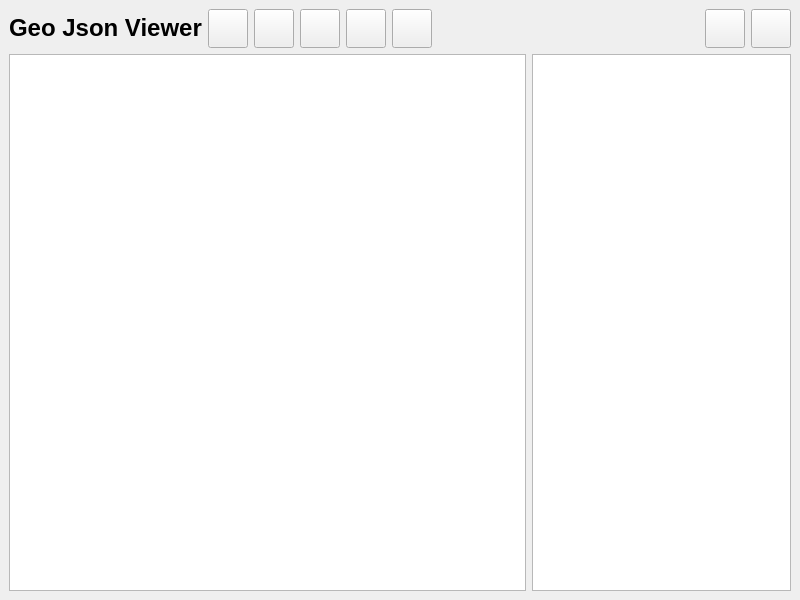
<?xml version="1.0" encoding="UTF-8"?>
<ui version="4.0">
 <class>MainWindow</class>
 <widget class="QMainWindow" name="MainWindow">
  <property name="geometry">
   <rect>
    <x>0</x>
    <y>0</y>
    <width>800</width>
    <height>600</height>
   </rect>
  </property>
  <property name="windowTitle">
   <string>Geo Json Viewer</string>
  </property>
  <widget class="QWidget" name="central_widget">
   <layout class="QVBoxLayout" name="verticalLayout">
    <item>
     <layout class="QHBoxLayout" name="horizontalLayout">
      <item>
       <widget class="QLabel" name="label">
        <property name="text">
         <string>&lt;html&gt;&lt;head/&gt;&lt;body&gt;&lt;p&gt;&lt;span style=&quot; font-size:18pt; font-weight:600;&quot;&gt;Geo Json Viewer&lt;/span&gt;&lt;/p&gt;&lt;/body&gt;&lt;/html&gt;</string>
        </property>
       </widget>
      </item>
      <item>
       <widget class="QToolButton" name="point_button">
        <property name="text">
         <string/>
        </property>
        <property name="icon">
         <iconset resource="GeoJsonViewer.qrc">
          <normaloff>:/Resources/icons8-select-90.png</normaloff>:/Resources/icons8-select-90.png</iconset>
        </property>
        <property name="iconSize">
         <size>
          <width>32</width>
          <height>32</height>
         </size>
        </property>
       </widget>
      </item>
      <item>
       <widget class="QToolButton" name="line_string_button">
        <property name="text">
         <string/>
        </property>
        <property name="icon">
         <iconset resource="GeoJsonViewer.qrc">
          <normaloff>:/Resources/icons8-polyline-90.png</normaloff>:/Resources/icons8-polyline-90.png</iconset>
        </property>
        <property name="iconSize">
         <size>
          <width>32</width>
          <height>32</height>
         </size>
        </property>
       </widget>
      </item>
      <item>
       <widget class="QToolButton" name="polygon_button">
        <property name="text">
         <string/>
        </property>
        <property name="icon">
         <iconset resource="GeoJsonViewer.qrc">
          <normaloff>:/Resources/icons8-polygon-64.png</normaloff>:/Resources/icons8-polygon-64.png</iconset>
        </property>
        <property name="iconSize">
         <size>
          <width>32</width>
          <height>32</height>
         </size>
        </property>
       </widget>
      </item>
      <item>
       <widget class="QToolButton" name="save_button">
        <property name="text">
         <string/>
        </property>
        <property name="icon">
         <iconset resource="GeoJsonViewer.qrc">
          <normaloff>:/Resources/icons8-back-100.png</normaloff>:/Resources/icons8-back-100.png</iconset>
        </property>
        <property name="iconSize">
         <size>
          <width>32</width>
          <height>32</height>
         </size>
        </property>
       </widget>
      </item>
      <item>
       <widget class="QToolButton" name="exit_button">
        <property name="text">
         <string/>
        </property>
        <property name="icon">
         <iconset resource="GeoJsonViewer.qrc">
          <normaloff>:/Resources/icons8-forward-100.png</normaloff>:/Resources/icons8-forward-100.png</iconset>
        </property>
        <property name="iconSize">
         <size>
          <width>32</width>
          <height>32</height>
         </size>
        </property>
       </widget>
      </item>
      <item>
       <spacer name="horizontalSpacer">
        <property name="orientation">
         <enum>Qt::Horizontal</enum>
        </property>
        <property name="sizeHint" stdset="0">
         <size>
          <width>40</width>
          <height>20</height>
         </size>
        </property>
       </spacer>
      </item>
      <item>
       <widget class="QToolButton" name="open_button">
        <property name="text">
         <string/>
        </property>
        <property name="icon">
         <iconset resource="GeoJsonViewer.qrc">
          <normaloff>:/Resources/icons8-open-sign-100.png</normaloff>:/Resources/icons8-open-sign-100.png</iconset>
        </property>
        <property name="iconSize">
         <size>
          <width>32</width>
          <height>32</height>
         </size>
        </property>
       </widget>
      </item>
      <item>
       <widget class="QToolButton" name="fit_in_view_button">
        <property name="text">
         <string/>
        </property>
        <property name="icon">
         <iconset resource="GeoJsonViewer.qrc">
          <normaloff>:/Resources/icons8-thumbnail-view2.png</normaloff>:/Resources/icons8-thumbnail-view2.png</iconset>
        </property>
        <property name="iconSize">
         <size>
          <width>32</width>
          <height>32</height>
         </size>
        </property>
       </widget>
      </item>
     </layout>
    </item>
    <item>
     <layout class="QHBoxLayout" name="horizontalLayout_2" stretch="2,1">
      <item>
       <widget class="RasterGraphicsView" name="graphics_view"/>
      </item>
      <item>
       <widget class="QTableView" name="table_view">
        <property name="selectionMode">
         <enum>QAbstractItemView::SingleSelection</enum>
        </property>
        <property name="selectionBehavior">
         <enum>QAbstractItemView::SelectRows</enum>
        </property>
       </widget>
      </item>
     </layout>
    </item>
   </layout>
  </widget>
 </widget>
 <customwidgets>
  <customwidget>
   <class>RasterGraphicsView</class>
   <extends>QGraphicsView</extends>
   <header location="global">rastergraphicsview.h</header>
  </customwidget>
 </customwidgets>
 <resources>
  <include location="GeoJsonViewer.qrc"/>
 </resources>
 <connections/>
</ui>
